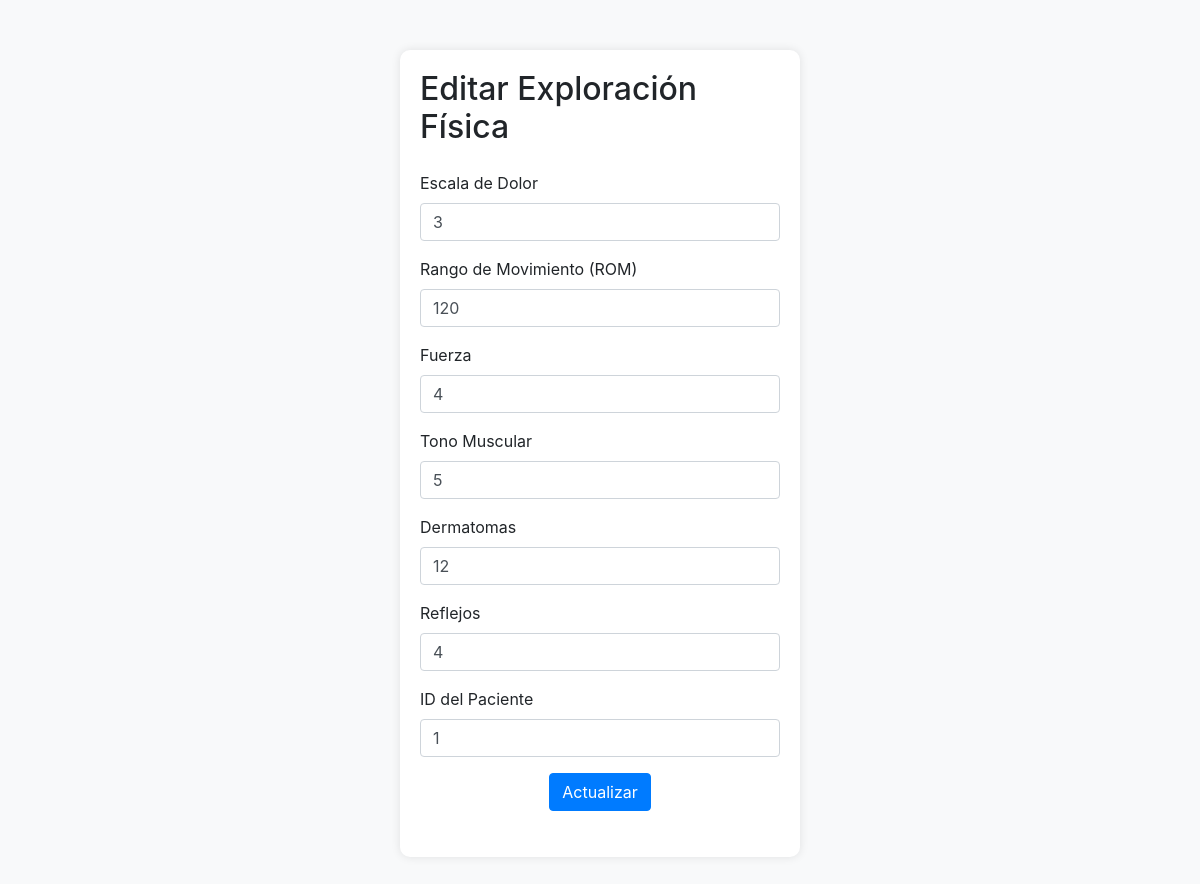
Page /exploracionFisica/updateExploracionFisica.php?id=1 on the committed database.
### tables this page shows
CREATE TABLE ExploracionFisica (
    ID_ExploracionFisica INT PRIMARY KEY AUTO_INCREMENT,
    escalaDolor INT,
    ROM VARCHAR(100),
    fuerza VARCHAR(100),
    tonoMuscular VARCHAR(100),
    dermatomas VARCHAR(100),
    reflejos VARCHAR(100),
    Paciente_ID INT,
    created_at datetime,
updated_at datetime null,
deleted_at datetime null,
    FOREIGN KEY (Paciente_ID) REFERENCES Paciente(ID_Paciente)
);

### exploracionFisica/updateExploracionFisica.php (the view, shortened to what this page needs)
<?php
$con = connection();
$ID_ExploracionFisica = $_GET['id'];
$sql = "SELECT * FROM exploracionfisica WHERE ID_ExploracionFisica='$ID_ExploracionFisica'";
$query = mysqli_query($con, $sql);
$row = mysqli_fetch_array($query);
?>
<!DOCTYPE html>
<html lang="en">
<head>
    <link rel="stylesheet" href="https://stackpath.bootstrapcdn.com/bootstrap/4.5.2/css/bootstrap.min.css">
</head>
<body>
    <div class="container">
        <div class="exploracion-form">
            <h2 class="mb-4">Editar Exploración Física</h2>
            <form action="editarExploracionFisica.php" method="POST">
                <div class="form-group">
                    <label for="escalaDolor">Escala de Dolor</label>
                    <input type="text" class="form-control" name="escalaDolor" placeholder="Escala de Dolor" value="<?= $row['escalaDolor'] ?>">
                </div>
                <div class="form-group">
                    <label for="ROM">Rango de Movimiento (ROM)</label>
                    <input type="text" class="form-control" name="ROM" placeholder="Rango de Movimiento" value="<?= $row['ROM'] ?>">
                </div>
                <div class="form-group">
                    <label for="fuerza">Fuerza</label>
                    <input type="text" class="form-control" name="fuerza" placeholder="Fuerza" value="<?= $row['fuerza'] ?>">
                </div>
                <div class="form-group">
                    <label for="tonoMuscular">Tono Muscular</label>
                    <input type="text" class="form-control" name="tonoMuscular" placeholder="Tono Muscular" value="<?= $row['tonoMuscular'] ?>">
                </div>
                <div class="form-group">
                    <label for="dermatomas">Dermatomas</label>
                    <input type="text" class="form-control" name="dermatomas" placeholder="Dermatomas" value="<?= $row['dermatomas'] ?>">
                </div>
                <div class="form-group">
                    <label for="reflejos">Reflejos</label>
                    <input type="text" class="form-control" name="reflejos" placeholder="Reflejos" value="<?= $row['reflejos'] ?>">
                </div>
                <div class="form-group">
                    <label for="Paciente_ID">ID del Paciente</label>
                    <input type="int" class="form-control" name="Paciente_ID" placeholder="ID del Paciente" value="<?= $row['Paciente_ID'] ?>">
                </div>
                <div class="form-group text-center">
                    <input type="submit" class="btn btn-primary" value="Actualizar">
                </div>
            </form>
        </div>
    </div>
</body>
</html>

### exploracionFisica/updateExploracionFisica.php (style rules this page uses)
body { background-color: #f8f9fa; }
.exploracion-form { max-width: 400px; margin: 50px auto; background-color: #ffffff; padding: 20px; border-radius: 10px; box-shadow: 0 0 10px rgba(0, 0, 0, 0.1); }
.exploracion-form input, .exploracion-form select { margin-bottom: 10px; }

### rows in the picture
exploracionfisica: escalaDolor "3", ROM "120", fuerza "4", tonoMuscular "5", dermatomas "12", reflejos "4", Paciente_ID "1"
